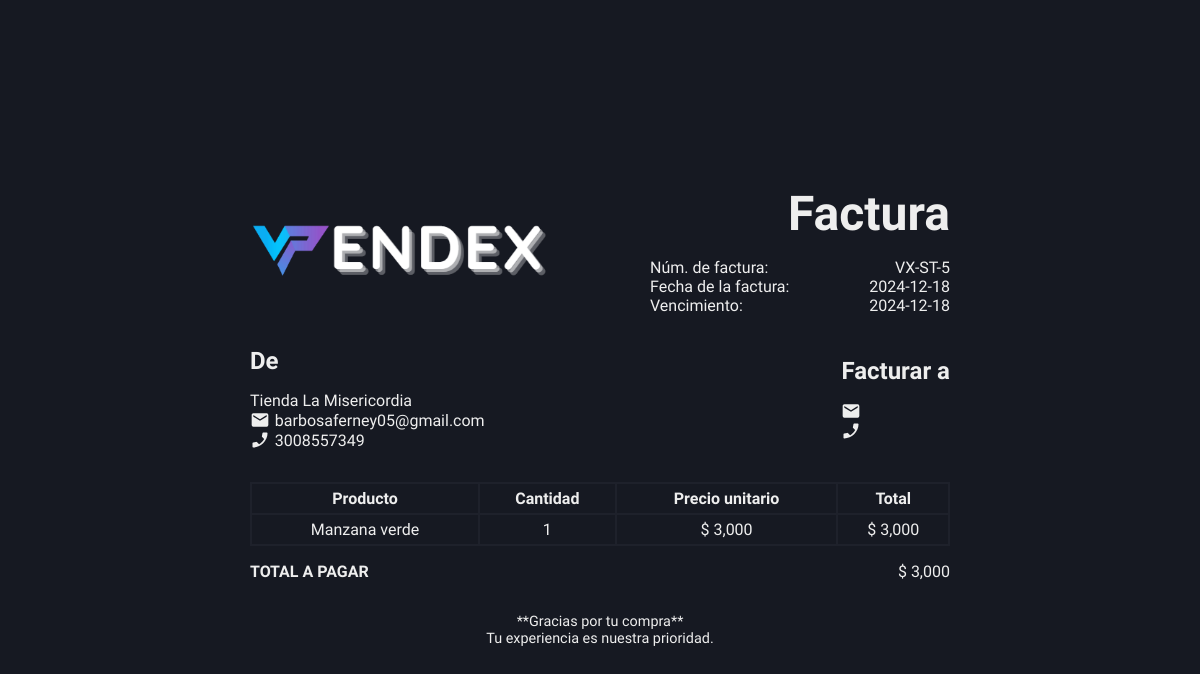
Before: /roles/store/sales/bill/invoice-template.php with the older database file.
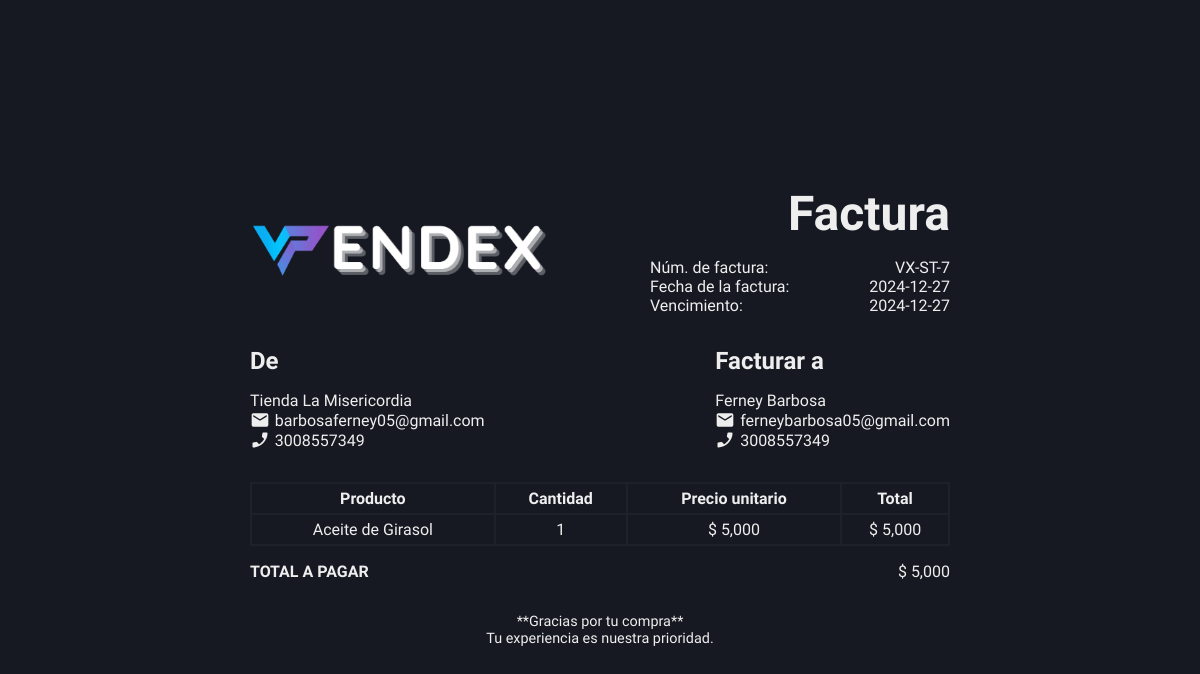
After: the same page with the newer database file.
### tables this page shows
CREATE TABLE `sale_details` (
  `id` int(11) NOT NULL AUTO_INCREMENT,
  `sale_id` int(11) NOT NULL,
  `invoice_number` varchar(100) NOT NULL,
  `product_name` varchar(100) NOT NULL,
  `quantity` int(11) NOT NULL,
  `unit_price` decimal(50,0) NOT NULL,
  `client` varchar(100) NOT NULL,
  `client_email` varchar(100) NOT NULL,
  `client_phone` varchar(100) NOT NULL,
  `payment_method` varchar(100) NOT NULL,
  `subtotal` decimal(50,0) NOT NULL,
  PRIMARY KEY (`id`)
);

CREATE TABLE `sales` (
  `id` int(11) NOT NULL AUTO_INCREMENT,
  `total_amount` int(11) NOT NULL,
  `sale_date` date NOT NULL,
  `user_email` varchar(100) NOT NULL,
  `name_business` varchar(100) NOT NULL,
  `phone_number` varchar(100) NOT NULL,
  PRIMARY KEY (`id`)
);

### roles/store/sales/bill/invoice-template.php (the view, shortened to what the changed rows need)
<!DOCTYPE html>
<html lang="en">
<head>
    <link rel="stylesheet" href="../../../../css/store/bill/invoice-template.css">
    <?php
        include('../../../../conexion.php');
        $query = "SELECT * FROM sales ORDER BY id DESC LIMIT 1";
        $result_query = mysqli_query($conexion, $query);
        $row = mysqli_fetch_array($result_query);
        $sale_id = $row['id'];
    ?>
</head>
<body>
    <main class="main">
        <section class="bill">
            <div class="logo-bill">
                <div class="bill-date">
                    <h1 class="tlt-bill">Factura</h1>
                    <div class="num-dates">
                        <?php
                            $query = "SELECT s.*, sd.invoice_number
                                    FROM sales AS s
                                    INNER JOIN sale_details AS sd ON s.id = sd.sale_id
                                    ORDER BY s.id DESC
                                    LIMIT 1";
                            $num_dates = mysqli_query($conexion, $query);
                            $row_num_dates = mysqli_fetch_array($num_dates);
                            echo "<div class='flex'>
                                    <p>Núm. de factura:</p>
                                    <p>" . $row_num_dates['invoice_number'] . "</p>
                                  </div>
                                  <div class='flex'>
                                    <p>Fecha de la factura:</p>
                                    <p>" . $row_num_dates['sale_date'] . "</p>
                                  </div>
                                  <div class='flex'>
                                        <p>Vencimiento:</p>
                                        <p>" . $row_num_dates['sale_date'] . "</p>
                                  </div>";
                        ?>
                    </div>
                </div>
            </div>
            <div class="personal-data">
                <div class="data">
                    <h2>De</h2>
                </div>
                <div class="data">
                    <h2>Facturar a</h2>
                    <?php
                        $query_clients = "SELECT sd.client, sd.client_email, sd.client_phone
                                            FROM sales AS s
                                            INNER JOIN sale_details AS sd ON s.id = sd.sale_id
                                            WHERE s.id = $sale_id
                                            LIMIT 1";
                        $clients = mysqli_query($conexion, $query_clients);
                        $row_client = mysqli_fetch_array($clients);
                        echo "<p class='top'>" . ucwords($row_client['client']) . "</p>";
                        echo "<div class='contact'>
                                <div>
                                    <svg xmlns='http://www.w3.org/2000/svg' width='20' height='20' viewBox='0 0 24 24'><path fill='#eee' d='m20 8l-8 5l-8-5V6l8 5l8-5m0-2H4c-1.11 0-2 .89-2 2v12a2 2 0 0 0 2 2h16a2 2 0 0 0 2-2V6a2 2 0 0 0-2-2'/></svg>
                                    <p>" . $row_client['client_email'] . "</p>
                                </div>
                                <div>
                                    <svg xmlns='http://www.w3.org/2000/svg' width='20' height='20' viewBox='0 0 24 24'><path fill='#eee' d='M4.05 21q-.45 0-.75-.3t-.3-.75V15.9q0-.325.225-.587t.575-.363l3.45-.7q.35-.05.713.063t.587.337L10.9 17q.95-.55 1.8-1.213t1.625-1.437q.825-.8 1.513-1.662t1.187-1.788L14.6 8.45q-.2-.2-.275-.475T14.3 7.3l.65-3.5q.05-.325.325-.562T15.9 3h4.05q.45 0 .75.3t.3.75q0 3.125-1.362 6.175t-3.863 5.55t-5.55 3.863T4.05 21'/></svg>
                                    <p>" . $row_client['client_phone'] . "</p>
                                </div>
                            </div>";
                    ?>
                </div>
            </div>
            <div class="products">
                <table>
                    <tr>
                        <th>Producto</th>
                        <th>Cantidad</th>
                        <th>Precio unitario</th>
                        <th>Total</th>
                    </tr>
                    <?php
                        $query_products = "SELECT sd.product_name, sd.quantity, sd.unit_price, sd.subtotal
                                            FROM sales AS s
                                            INNER JOIN sale_details AS sd ON s.id = sd.sale_id
                                            WHERE s.id = $sale_id";
                        $products = mysqli_query($conexion, $query_products);
                        while($row = mysqli_fetch_assoc($products)){
                            echo "<tr>
                                    <td>" . ucfirst($row['product_name']) . "</td>
                                    <td>" . $row['quantity'] . "</td>
                                    <td>$ " . number_format($row['unit_price'], 0) . "</td>
                                    <td>$ " . number_format($row['subtotal'], 0) . "</td>
                                </tr>";
                        }
                    ?>
                </table>
                <div class="total">
                    <h3 class="total-pay">Total a pagar</h3>
                    <?php
                        $query_total = "SELECT total_amount FROM sales ORDER BY id DESC LIMIT 1";
                        $total = mysqli_query($conexion, $query_total);
                        $row_total = mysqli_fetch_array($total);
                        echo "<p>$ " . number_format($row_total['total_amount'], 0) . "</p>";
                    ?>
                </div>
            </div>
        </section>
    </main>
</body>
</html>

Changed rows visible on the page:
no longer on this page (row unchanged): sale_details: invoice_number "VX-ST-5", sale.sale_date "2024-12-18"
no longer on this page (row unchanged): sales: total_amount "3,000"
added sale_details: invoice_number "VX-ST-7", sale.sale_date "2024-12-27"
added sales: total_amount "5,000"
Other visible differences:
$row_client['client']: (not shown) → "Ferney Barbosa"
$row_client['client_email']: (not shown) → "ferneybarbosa05@gmail.com"
$row_client['client_phone']: (not shown) → "3008557349"
new list line: "Aceite de Girasol 1 $ 5,000 $ 5,000"
list line gone: "Manzana verde 1 $ 3,000 $ 3,000"
